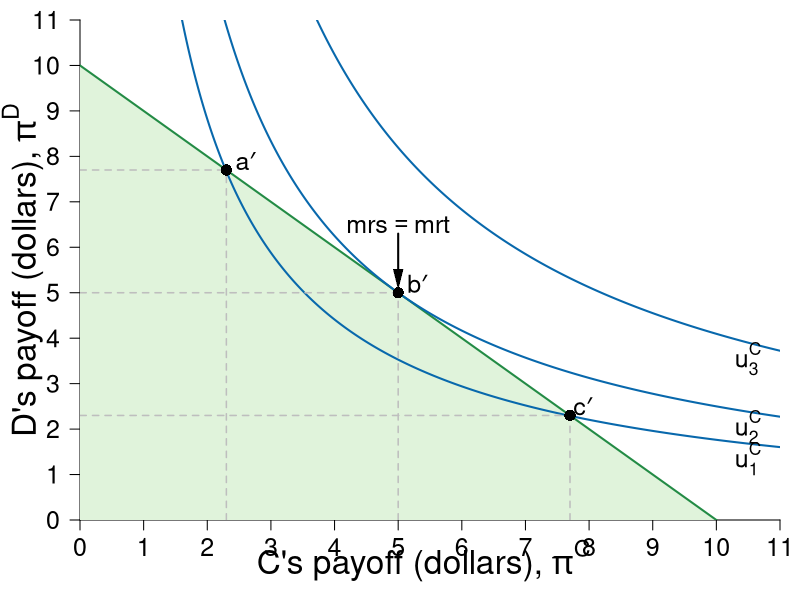

Recreate this plot in R.
#Graph Designer: Simon Halliday
#Authors: Bowles, Foley and Halliday
#Title: Microeconomics: Competition, Conflict and Coordination

library(shape)
pdf(file = "constrained_optimization/feasible_dictator_fair.pdf", width = 8, height = 8)

#Set parameters for graphics
pointsize <- 1.8
axislabelsize <- 2
labelsize <- 1.5
namesize <- 1.8
annotatesize <- 1.5
graphlinewidth <- 2
segmentlinewidth <- 1.5

COL <- c("#7fc97f", "#beaed4", "#fdc086", "#ffff99", "#386cb0", "#f0027f", "#bf5b17", "#666666")
COLA <- c("#e0f3db", "#99d8c9","#66c2a4","#41ae76", "#238b45", "#005824")
COLB <- c("#4eb3d3", "#2b8cbe", "#0868ac","#084081")

#Edited the margins to cater for the larger LHS labels
par(mar =  c(4, 4, 1, 1))

ppf <- function(x, slope = 1, bary = 10) {
  bary - slope * x
}

uFn <- function(x, y, alpha = 0.5){
  ((x)^alpha)*(y^(1-alpha))
}

indiffA <- function(x, ubar = uFn(8,2) - 1, alpha = 0.3) {
  (ubar/ ((x)^alpha))^(1/ (1 - alpha))
}

ylims <- c(0, 11)
xlims <- c(0, 11)

npts <- 501 
x <- seq(xlims[1], xlims[2], length.out = npts)
y <- seq(ylims[1], ylims[2], length.out = npts) 
a <- c(uFn(5, 5) - 0.8, uFn(5, 5), uFn(5, 5) + 1.4) #alpha = 0.4

plot(0, 0, xlim = xlims, ylim = ylims, type = "n",
     xlab = expression(paste("")),
     ylab = expression(paste("")), 
     xaxt = "n", 
     yaxt = "n", 
     cex.lab = axislabelsize, 
     bty = "n", 
     xaxs="i", 
     yaxs="i"
)


# ticksy <- seq(from = 0, to = ylims[2], by = 1)
# ylabels <- seq(from = 0, to = ylims[2], by = 1)
ticksx <- seq(from = 0, to = xlims[2], by = 1)
xlabels <- seq(from = 0, to = xlims[2], by = 1)
ticksy <- seq(from = 0, to = ylims[2], by = 1)
ylabels <- seq(from = 0, to = ylims[2], by = 1)
# ticksx <- c(xlims[1], 5.25, 8.944272, xlims[2])
# xlabels <- c(NA, expression(paste(x,"*")), expression(paste(bar(x))), NA)

axis(1, at = ticksx, pos = 0, labels = xlabels, cex.axis = labelsize)
axis(2, at = ticksy, pos = 0, labels = ylabels, las = 1, cex.axis = labelsize)

npts <- 500 
xx1 <- seq(xlims[1], xlims[2], length.out = npts)
xx2 <- seq(0, xlims[2], length.out = npts)
xx3 <- seq(xlims[1], 0, length.out = npts)
xx4 <- seq(-11, 0, length.out = npts)

#Draw the polygon for shading the feasible set
xpoly1 <- seq(from = xlims[1], 10, length.out = 500)
ypoly1 <- ppf(xpoly1)
polygon(x = c(0, xpoly1, 0),
        y = c(0, ypoly1, 0),
        col=COLA[1], density=NULL, border = NA)

#Draw the graphs
lines(xx1, ppf(xx1), col = COLA[5], lwd = graphlinewidth)

#Label the feasible frontier
text(16, 3, expression("Feasible Frontier"), cex = labelsize)
Arrows(16, 3.1, 16, 3.9, col = "black", lty = 1, lwd = 2, arr.type = "triangle", arr.lwd = 0.5)

contour(x, y, 
        outer(x, y, uFn),
        drawlabels = FALSE,
        col = COLB[3],
        lwd = graphlinewidth,
        levels = a, 
        xaxs="i", 
        yaxs="i", 
        add = TRUE)

#Axis labels
text(0.5*xlims[2] - 0.1, -0.9, expression(paste("C's payoff (dollars), ", pi^C)), xpd = TRUE, cex = axislabelsize) 
text(-0.9, 0.5*ylims[2], expression(paste("D's payoff (dollars), ", pi^D)), xpd = TRUE, cex = axislabelsize, srt = 90) 

#Add mrs = mrt at i
text(5, 6.5, expression(paste(mrs == mrt)), cex = labelsize)
Arrows(5, 6.3, 5, 5.3, col = "black", lty = 1, lwd = 2, arr.type = "triangle", arr.lwd = 0.5)

#Label the indifference curves
text(10.5, 1.35, expression(u[1]^C), cex = labelsize)
text(10.5, 2.05, expression(u[2]^C), cex = labelsize)
text(10.5, 3.55, expression(u[3]^C), cex = labelsize)

#Annotate max u point on feasible frontier
text(5.3, ppf(5) + 0.2, expression(paste(b*minute)), cex = labelsize)
segments(5, 0, 5, ppf(x = 5), lty = 2, col = "gray", lwd = segmentlinewidth)
segments(0, ppf(x = 5), 5, ppf(x = 5), lty = 2, col = "gray", lwd = segmentlinewidth)
points(5, ppf(x = 5), pch = 16, col = "black", cex = 1.5)

text(2.3+0.3, ppf(2.3) + 0.2, expression(paste(a*minute)), cex = labelsize)
segments(2.3, 0, 2.3, ppf(x = 2.3), lty = 2, col = "gray", lwd = segmentlinewidth)
segments(0, ppf(x = 2.3), 2.3, ppf(x = 2.3), lty = 2, col = "gray", lwd = segmentlinewidth)
points(2.3, ppf(x = 2.3), pch = 16, col = "black", cex = 1.5)


text(7.7+0.2, ppf(7.7) + 0.2, expression(paste(c*minute)), cex = labelsize)
segments(7.7, 0, 7.7, ppf(x = 7.7), lty = 2, col = "gray", lwd = segmentlinewidth)
segments(0, ppf(x = 7.7), 7.7, ppf(x = 7.7), lty = 2, col = "gray", lwd = segmentlinewidth)
points(7.7, ppf(x = 7.7), pch = 16, col = "black", cex = 1.5)


# text(2, ppf(2) - 1, expression(paste("Feasible")), cex = labelsize)
# text(2, ppf(2) - 1.5, expression(paste("frontier")), cex = labelsize)


dev.off()
